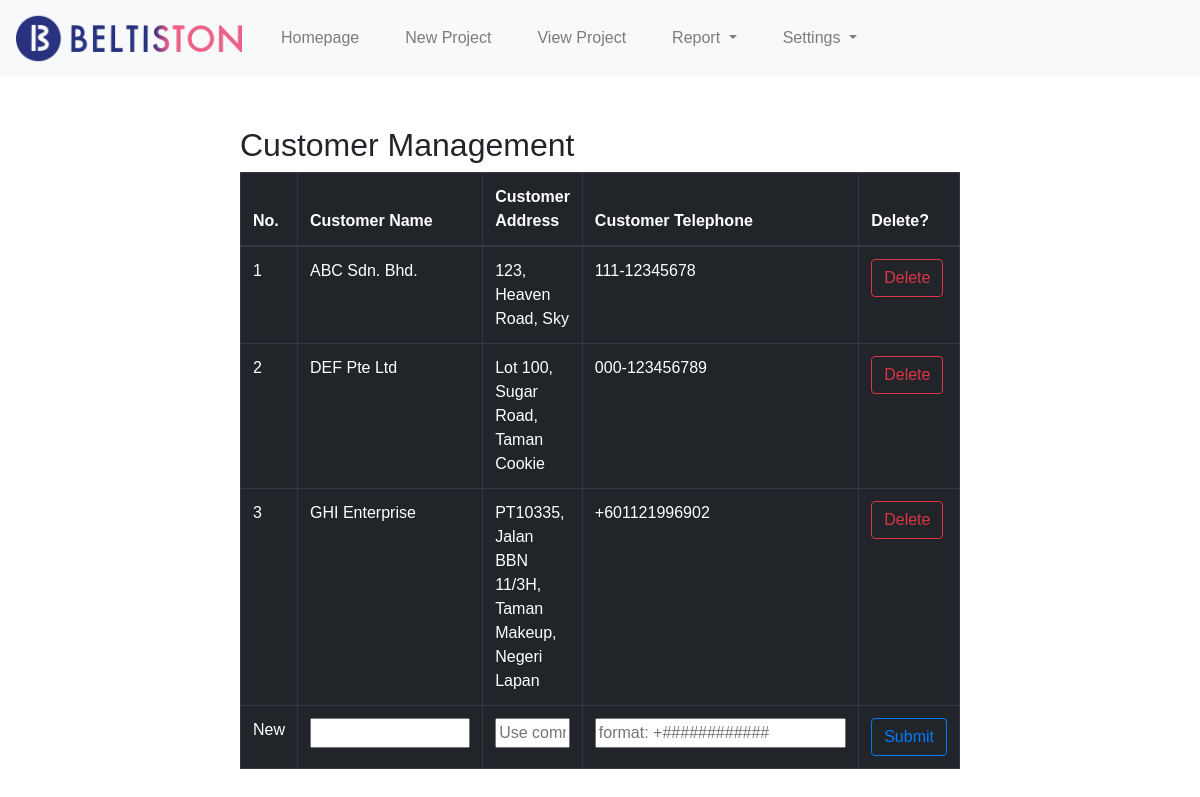
The app's page /settings-customer with its own data.
### tables this page shows
CREATE TABLE customers (
                    id INTEGER PRIMARY KEY AUTOINCREMENT,
                    name TEXT,
                    address TEXT,
                    telephone TEXT
                );

### app.py (the view, shortened to what this page needs)
@app.route("/settings-customer", methods=["POST", "GET"])
def settingscustomer():
    results = showcustomer()
    if request.method == "GET":
        return render_template("settings-customer.html", results=results,
                               cus_name="", cus_add="", cus_tel="")

### backendprocess.py (called while the page is built)
def showcustomer():
    with sqlite3.connect('p1_database.db') as conn:
        cur = conn.cursor()
        cur.execute("""SELECT * FROM customers;""")
    return cur.fetchall()

### templates/settings-customer.html (shortened to what this page needs)
{% extends "layout.html" %}
{% block body %}
<div class="settings-customer-mainbody">
    <h2>Customer Management</h2>
    <table class="table table-bordered stripped table-dark">
        <thead>
            <tr>
                <th style="width:20px">No.</th>
                <th style="width:200px">Customer Name</th>
                <th>Customer Address</th>
                <th style="width:300px">Customer Telephone</th>
                <th style="width:50px">Delete?</th>
            </tr>
        </thead>
        <tbody>
            {% for result in results %}
            <tr>
                <td>{{loop.index}}</td>
                <td>{{result[1]}}</td>
                <td>{{result[2]}}</td>
                <td>{{result[3]}}</td>
                <td>
                    <form action="/deletecustomer" method="POST" onsubmit="return confirm('Do you really want to delete this customer?');">
                        <input type="submit" value="Delete" class="btn btn-outline-danger">
                    </form>
                </td>
            </tr>
            {% endfor %}
            <form action="/settings-customer" method="POST">
            <tr>
                <td>New</td>
                <td><input class="newcustomer" name="newcustomer" type="text" required value="{{cus_name}}"></td>
                <td><input class="newcustomer" name="newaddress" type="text" required value="{{cus_add}}" placeholder="Use comma (,) to break lines when printing later."></td>
                <td><input class="newcustomer" name="newtelephone" type="text" required value="{{cus_tel}}" placeholder="format: +############"></td>
                <td><input type="submit" value="Submit" class="btn btn-outline-primary"></td>
            </tr>
            </form>
        </tbody>
    </table>
</div>
{% endblock %}

### static/styles.css (style rules this page uses)
body { font-family: Verdana , sans-serif; }
.settings-customer-mainbody { margin: 0 20%; }
.newcustomer { width: 100%; }

### records on screen
customers: name "ABC Sdn. Bhd.", address "123, Heaven Road, Sky", telephone "111-12345678"
customers: name "DEF Pte Ltd", address "Lot 100, Sugar Road, Taman Cookie", telephone "000-123456789"
customers: name "GHI Enterprise", address "PT10335, Jalan BBN 11/3H, Taman Makeup, Negeri Lapan", telephone "+601121996902"
